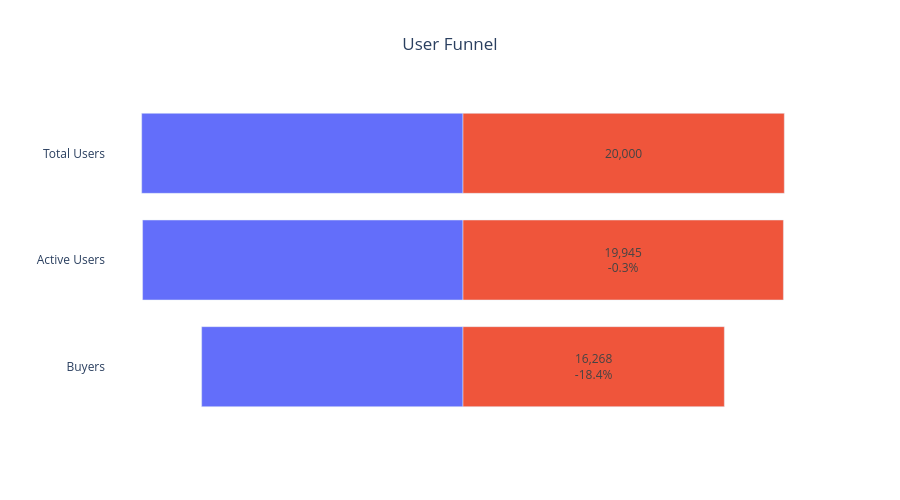

This figure's notebook cell:
### Markdown cell above
## Funnel Users

### Code cell
funnel = pd.DataFrame({
    "stage": ["Total Users", "Active Users", "Buyers"],
    "users": [
        summary["total_users"],
        summary["active_users"],
        summary["total_buyers"]
    ]
})

funnel["drop_pct"] = funnel["users"].pct_change() * 100

funnel["left"] = -funnel["users"]
funnel["right"] = funnel["users"]

center_text = []
for i, row in funnel.iterrows():
    if i == 0:
        center_text.append(f"{int(row['users']):,}")
    else:
        center_text.append(f"{int(row['users']):,}<br>{row['drop_pct']:.1f}%")

fig_funnel  = go.Figure()

fig_funnel.add_trace(go.Bar(
    y=funnel["stage"],
    x=funnel["left"],
    orientation="h",
    text=None,
    hovertemplate="Stage: %{y}<br>Users: %{customdata:,}<extra></extra>",
    customdata=funnel["users"],
    name=""
))

fig_funnel.add_trace(go.Bar(
    y=funnel["stage"],
    x=funnel["right"],
    orientation="h",
    text=center_text,
    textposition="inside",
    insidetextanchor="middle",
    hovertemplate="Stage: %{y}<br>Users: %{x:,}<extra></extra>",
    name=""
))

fig_funnel.update_layout(
    title={
        'text': "User Funnel",
        'x': 0.5,
        'xanchor': 'center'
    },
    barmode="overlay",
    showlegend=False,
    xaxis=dict(
        showticklabels=False,
        title=""
    ),
    yaxis=dict(
        autorange="reversed",
        title=""
    ),
    plot_bgcolor="white",
    paper_bgcolor="white",
    bargap=0.25,
    width=900,
    height=500
)

fig_funnel.show()

### Figure 1 — Plotly figure (JSON) as saved in the notebook; plotly's stock layout.template omitted (floating-point values rounded to 4 significant figures)
{"data": [{"customdata": [20000, 19945, 16268], "hovertemplate": "Stage: %{y}<br>Users: %{customdata:,}<extra></extra>", "name": "", "orientation": "h", "type": "bar", "x": [-20000, -19945, -16268], "y": ["Total Users", "Active Users", "Buyers"]}, {"hovertemplate": "Stage: %{y}<br>Users: %{x:,}<extra></extra>", "insidetextanchor": "middle", "name": "", "orientation": "h", "text": ["20,000", "19,945<br>-0.3%", "16,268<br>-18.4%"], "textposition": "inside", "type": "bar", "x": [20000, 19945, 16268], "y": ["Total Users", "Active Users", "Buyers"]}], "layout": {"bargap": 0.25, "barmode": "overlay", "height": 500, "paper_bgcolor": "white", "plot_bgcolor": "white", "showlegend": false, "title": {"text": "User Funnel", "x": 0.5, "xanchor": "center"}, "width": 900, "xaxis": {"showticklabels": false, "title": {"text": ""}}, "yaxis": {"autorange": "reversed", "title": {"text": ""}}}}
